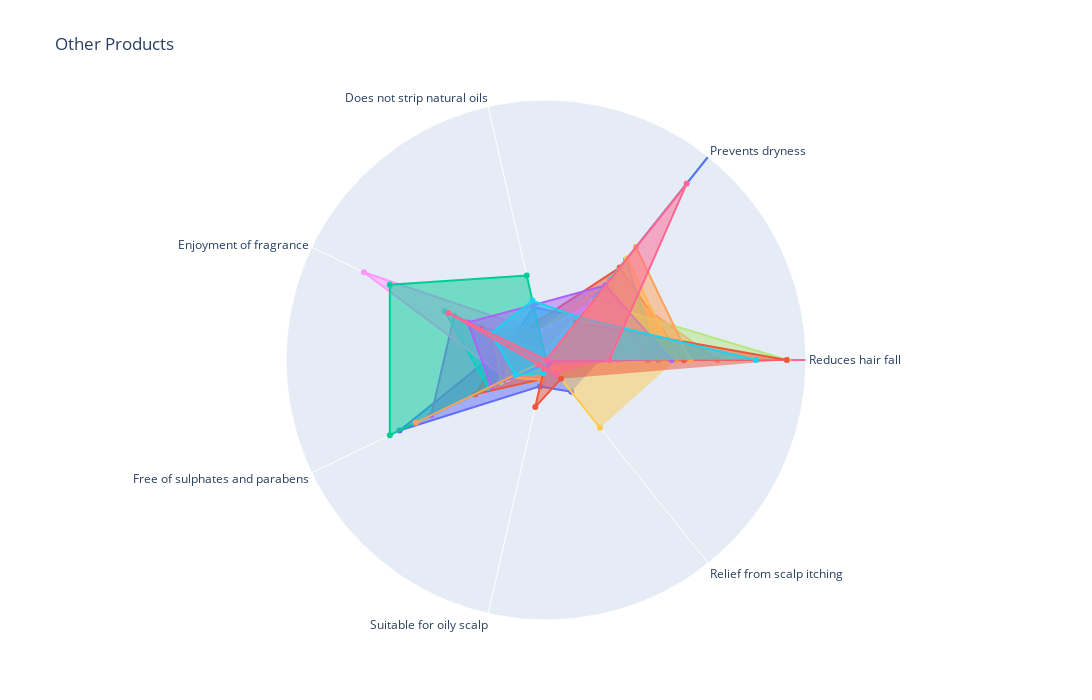

The notebook cell this image was saved under:
### Code cell
spider_chart_needs(
    title="Other Products",
    products=all_products,
)

### Figure 1 — Plotly figure (JSON) as saved in the notebook; plotly's stock layout.template omitted (floating-point values rounded to 4 significant figures)
{"data": [{"fill": "toself", "name": "Herbal Essences Aloe & Eucalyptus Shampoo For Soft Smooth Hair, No- Sulphates, Paraben and Silicones", "r": [0.125, 0.125, 0.125, 0.09375, 0.375, 0.0625, 0.09375], "theta": ["Reduces hair fall", "Prevents dryness", "Does not strip natural oils", "Enjoyment of fragrance", "Free of sulphates and parabens", "Suitable for oily scalp", "Relief from scalp itching"], "type": "scatterpolar"}, {"fill": "toself", "name": "Herbal Essences Coconut Milk Shampoo & Conditioner For Hydration & Softness - No Parabens, No Colourants", "r": [0.3182, 0.2727, 0.09091, 0.09091, 0.1818, 0.04545, 0.0], "theta": ["Reduces hair fall", "Prevents dryness", "Does not strip natural oils", "Enjoyment of fragrance", "Free of sulphates and parabens", "Suitable for oily scalp", "Relief from scalp itching"], "type": "scatterpolar"}, {"fill": "toself", "name": "Herbal Essences Cocoa Butter 2 Shampoo + Conditioner", "r": [0.0, 1.0, 0.0, 0.0, 0.0, 0.0, 0.0], "theta": ["Reduces hair fall", "Prevents dryness", "Does not strip natural oils", "Enjoyment of fragrance", "Free of sulphates and parabens", "Suitable for oily scalp", "Relief from scalp itching"], "type": "scatterpolar"}, {"fill": "toself", "name": "Herbal Essences Aloe & Bamboo Conditioner Soft Smooth Hair- No- Sulphates and Paraben(400gm)", "r": [0.2353, 0.2353, 0.0, 0.2353, 0.2941, 0.0, 0.0], "theta": ["Reduces hair fall", "Prevents dryness", "Does not strip natural oils", "Enjoyment of fragrance", "Free of sulphates and parabens", "Suitable for oily scalp", "Relief from scalp itching"], "type": "scatterpolar"}, {"fill": "toself", "name": "Herbal Essences Argan Oil Of Moroccan Shampoo & Conditioner With Free Neem Comb", "r": [0.3953, 0.2326, 0.06977, 0.1628, 0.09302, 0.04651, 0.0], "theta": ["Reduces hair fall", "Prevents dryness", "Does not strip natural oils", "Enjoyment of fragrance", "Free of sulphates and parabens", "Suitable for oily scalp", "Relief from scalp itching"], "type": "scatterpolar"}, {"fill": "toself", "name": "Herbal Essences Argan Oil Of Morocco Conditioner - For Frizz Free Hair - Paraben Free", "r": [0.2593, 0.2963, 0.01235, 0.2593, 0.1481, 0.01235, 0.01235], "theta": ["Reduces hair fall", "Prevents dryness", "Does not strip natural oils", "Enjoyment of fragrance", "Free of sulphates and parabens", "Suitable for oily scalp", "Relief from scalp itching"], "type": "scatterpolar"}, {"fill": "toself", "name": "Herbal Essences Coconut 2 Shampoo + Conditioner", "r": [1.0, 0.0, 0.0, 0.0, 0.0, 0.0, 0.0], "theta": ["Reduces hair fall", "Prevents dryness", "Does not strip natural oils", "Enjoyment of fragrance", "Free of sulphates and parabens", "Suitable for oily scalp", "Relief from scalp itching"], "type": "scatterpolar"}, {"fill": "toself", "name": "Herbal Essences Argan Oil Shampoo & Conditioner For Frizz - No Parabens, No Colourants", "r": [0.5577, 0.1731, 0.01923, 0.1346, 0.1154, 0.0, 0.0], "theta": ["Reduces hair fall", "Prevents dryness", "Does not strip natural oils", "Enjoyment of fragrance", "Free of sulphates and parabens", "Suitable for oily scalp", "Relief from scalp itching"], "type": "scatterpolar"}, {"fill": "toself", "name": "Herbal Essences Strawberry & Mint Conditioner - For Cleansing & Volume - Paraben Free", "r": [0.1667, 0.1667, 0.06667, 0.4667, 0.1, 0.0, 0.03333], "theta": ["Reduces hair fall", "Prevents dryness", "Does not strip natural oils", "Enjoyment of fragrance", "Free of sulphates and parabens", "Suitable for oily scalp", "Relief from scalp itching"], "type": "scatterpolar"}, {"fill": "toself", "name": "Herbal Essences Strawberry Shampoo & Conditioner For Volume - No Parabens, No Colourants", "r": [0.3, 0.3, 0.0, 0.1, 0.1, 0.0, 0.2], "theta": ["Reduces hair fall", "Prevents dryness", "Does not strip natural oils", "Enjoyment of fragrance", "Free of sulphates and parabens", "Suitable for oily scalp", "Relief from scalp itching"], "type": "scatterpolar"}, {"fill": "toself", "name": "Herbal Essences Aloe & Bamboo Shampoo + Conditioner Kit For Soft Hair, Sulphate & Paraben Free", "r": [0.0, 1.0, 0.0, 0.0, 0.0, 0.0, 0.0], "theta": ["Reduces hair fall", "Prevents dryness", "Does not strip natural oils", "Enjoyment of fragrance", "Free of sulphates and parabens", "Suitable for oily scalp", "Relief from scalp itching"], "type": "scatterpolar"}, {"fill": "toself", "name": "Herbal Essences Cocoa Butter Shampoo & Conditioner For Hair Strengthening - No Parabens, No Colourants", "r": [0.5556, 0.1111, 0.0, 0.1667, 0.0, 0.1111, 0.05556], "theta": ["Reduces hair fall", "Prevents dryness", "Does not strip natural oils", "Enjoyment of fragrance", "Free of sulphates and parabens", "Suitable for oily scalp", "Relief from scalp itching"], "type": "scatterpolar"}, {"fill": "toself", "name": "Herbal Essences Aloe & Bamboo Shampoo + Conditioner For Soft Smooth Hair, No Sulphates & Paraben", "r": [0.0, 0.0, 0.2, 0.4, 0.4, 0.0, 0.0], "theta": ["Reduces hair fall", "Prevents dryness", "Does not strip natural oils", "Enjoyment of fragrance", "Free of sulphates and parabens", "Suitable for oily scalp", "Relief from scalp itching"], "type": "scatterpolar"}, {"fill": "toself", "name": "Herbal Essences Argan Oil Of Morocco Shampoo - For Frizz Free Hair - Paraben Free", "r": [0.29, 0.22, 0.13, 0.2, 0.14, 0.01, 0.01], "theta": ["Reduces hair fall", "Prevents dryness", "Does not strip natural oils", "Enjoyment of fragrance", "Free of sulphates and parabens", "Suitable for oily scalp", "Relief from scalp itching"], "type": "scatterpolar"}, {"fill": "toself", "name": "Herbal Essences Aloe & Eucalyptus Shampoo + Aloe & Bamboo Conditioner, No- Sulphates & Paraben", "r": [0.3333, 0.3333, 0.0, 0.0, 0.3333, 0.0, 0.0], "theta": ["Reduces hair fall", "Prevents dryness", "Does not strip natural oils", "Enjoyment of fragrance", "Free of sulphates and parabens", "Suitable for oily scalp", "Relief from scalp itching"], "type": "scatterpolar"}, {"fill": "toself", "name": "Herbal Essences Cocoa Butter Shampoo For Hair Strengthening - No Parabens, No Colourants", "r": [0.4844, 0.125, 0.1406, 0.1406, 0.07812, 0.03125, 0.0], "theta": ["Reduces hair fall", "Prevents dryness", "Does not strip natural oils", "Enjoyment of fragrance", "Free of sulphates and parabens", "Suitable for oily scalp", "Relief from scalp itching"], "type": "scatterpolar"}, {"fill": "toself", "name": "Herbal Essences Bio:Renew Hydrate Coconut Milk Conditioner", "r": [0.1458, 0.5208, 0.0, 0.25, 0.02083, 0.02083, 0.04167], "theta": ["Reduces hair fall", "Prevents dryness", "Does not strip natural oils", "Enjoyment of fragrance", "Free of sulphates and parabens", "Suitable for oily scalp", "Relief from scalp itching"], "type": "scatterpolar"}], "layout": {"autosize": false, "height": 700, "polar": {"radialaxis": {"range": [0, 0.6], "visible": false}}, "showlegend": false, "title": {"text": "Other Products"}, "width": 1400}}
